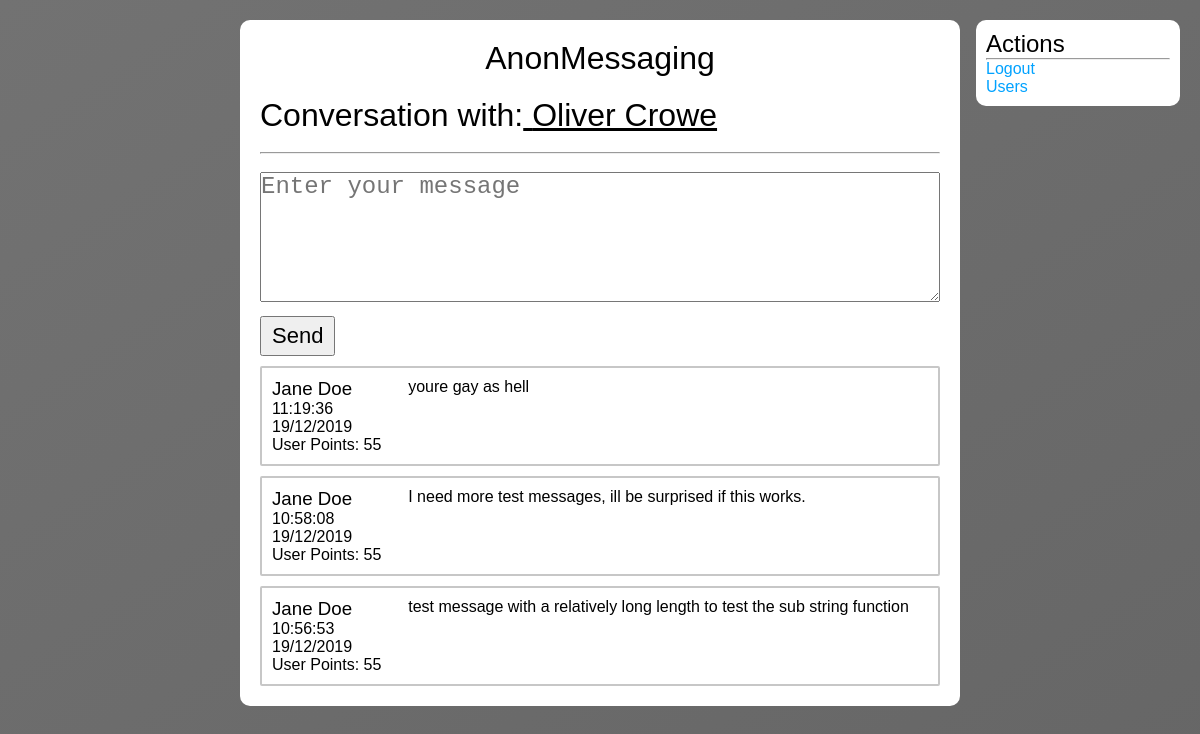
The page /chat/index.php?id=7 on the database its author committed.
### tables this page shows
CREATE TABLE `conversations` (
  `conv_id` int(11) NOT NULL,
  `conv_sender` int(11) NOT NULL,
  `conv_recipient` int(11) NOT NULL,
  `most_recent` varchar(256) NOT NULL
);

CREATE TABLE `users` (
  `user_id` int(11) NOT NULL,
  `user_name` varchar(256) NOT NULL,
  `user_email` varchar(256) NOT NULL,
  `user_password` varchar(256) NOT NULL,
  `user_bio` longtext NOT NULL,
  `user_pfp` varchar(256) NOT NULL,
  `user_type` varchar(256) NOT NULL,
  `user_points` int(11) NOT NULL
);

CREATE TABLE `messages` (
  `msg_id` int(11) NOT NULL,
  `msg_conv` int(11) NOT NULL,
  `msg_author` int(11) NOT NULL,
  `msg_content` longtext NOT NULL,
  `msg_date` varchar(256) NOT NULL
);

### includes/functions.php (called while the page is built, shortened)
<?php
    include_once "connection.php";
    function checkPoints($id){
        global $conn;
        $sql = "SELECT * FROM `users` WHERE `user_id`='$id'";
        $result = mysqli_query($conn, $sql);
        while($row = mysqli_fetch_assoc($result)){
            $points = $row['user_points'];
        }
        return $points;
    }
    function findName($id){
        global $conn;
        $sql = "SELECT * FROM `users` WHERE `user_id` = '$id'";
        $result = mysqli_query($conn, $sql);
        while($row = mysqli_fetch_assoc($result)){
            $name = $row['user_name'];
        }
        return $name;
    }
?>

### chat/index.php (the view, shortened to what this page needs)
<?php
    include_once "../includes/connection.php";
    include_once "../includes/functions.php";
    $id = mysqli_real_escape_string($conn, $_GET['id']);
    $sql = "SELECT * FROM `conversations` WHERE `conv_id`='$id'";
    $result = mysqli_query($conn, $sql);
    while($row = mysqli_fetch_assoc($result)){
        $sender = $row['conv_sender'];
        $recipient = $row['conv_recipient'];
    }
    if($_SESSION['user_id'] == $sender){
        $name = $recipient;
    }else {
        $name = $sender;
    }
    $user_id = $_SESSION['user_id'];
    $sql2 = "DELETE FROM `unread` WHERE `read_conv`='$id' AND `read_user`='$user_id'";
    mysqli_query($conn, $sql2);
?>
<!DOCTYPE html>
<html lang="en">
<head>
    <link href="../css/style.css" rel="stylesheet">
</head>
<body>
    <div class="main-column">
    <a style="color: #000;text-align:center;" href="../"><h1 style="font-weight:100;margin-bottom:20px;">AnonMessaging</h1></a>
        <h1 style="font-weight:300;">Conversation with:<u><a style="color: #000;" href="../profile/index.php?id=<?php echo $name; ?>"> <?php echo findName($name); ?></a></u></h1>
        <br><hr><br>
        <form method="POST">
            <textarea name="msg_content" class="msg_textarea" required placeholder="Enter your message"></textarea>
            <button type="submit" name="submit" class="form-submit">Send</button>
        </form>
        <?php
        $sql = "SELECT * FROM `messages` WHERE `msg_conv`='$id' ORDER BY `msg_id` DESC";
        $result = mysqli_query($conn, $sql);
        if(mysqli_num_rows($result) == 0){
            echo "No messages in this conversation, send one.";
        }else {
            while($row = mysqli_fetch_assoc($result)){
                ?>
        <div class="message">
            <div class="msg-info">
            <a style="color:#000;" href="../profile/index.php?id=<?php echo $row['msg_author']; ?>"><h3 style="font-weight:300;"><?php echo findName($row['msg_author']); ?></h3></a>
            <p><?php echo $row['msg_date']; ?></p>
            <p>User Points: <?php echo checkPoints($row['msg_author']); ?></p>
            </div>
            <div class="msg-content"?>
            <?php echo $row['msg_content']; ?>
            </div>
        </div>
                <?php
            }
        }
        ?>
        </div>
        <div class="right-column">
            <h2 style="font-weight:300;">Actions</h2>
            <hr>
            <ul>
                <li><a href="../logout">Logout</a></li>
                <li><a href="../users/index.php">Users</a></li>
            </ul>
        </div>
</body>
</html>

### css/style.css (style rules this page uses)
* { -webkit-box-sizing: border-box; box-sizing: border-box; padding: 0; margin: 0; }
body { font-family: sans-serif; background-attachment: fixed; background-size: cover; background-image: -webkit-gradient(linear, left top, right bottom, from(#727272), to(#666666)); background-image: linear-gradient(to bottom right, #727272, #666666); background-position: center; }
a { color: #00a2ff; text-decoration: none; }
h3 { font-weight: 100; }
.main-column { width: 60%; margin: 20px auto; padding: 20px; height: 100%; border-radius: 10px; background-color: white; -webkit-box-sizing: border-box; box-sizing: border-box; }
.right-column { -webkit-box-sizing: border-box; box-sizing: border-box; position: fixed; right: 20px; top: 20px; width: 17%; background-color: white; border-radius: 10px; padding: 10px; }
.right-column ul li { list-style: none; }
.msg_textarea { width: 100%; height: 130px; font-size: 24px; }
.form-submit { margin-top: 10px; padding: 5px 10px; font-size: 22px; }
.message { overflow: auto; width: 100%; display: block; margin-top: 10px; background-color: rgba(255, 255, 255, 0.897); padding: 10px; border-radius: 2px; border: 2px solid #c7c7c7; }
.message .msg-info { height: 100%; float: left; width: 20%; }
.message .msg-content { width: 78%; float: left; height: 100%; padding: 0 5px; }

### rows shown on the page
conversations: conv_sender.user_name "Oliver Crowe"
messages: msg_author.user_name "Jane Doe", msg_date "11:19:36 19/12/2019", msg_author.user_points "55", msg_content "youre gay as hell"
messages: msg_author.user_name "Jane Doe", msg_date "10:58:08 19/12/2019", msg_author.user_points "55", msg_content "I need more test messages, ill be surprised if this works."
messages: msg_author.user_name "Jane Doe", msg_date "10:56:53 19/12/2019", msg_author.user_points "55", msg_content "test message with a relatively long length to test the sub string function"
